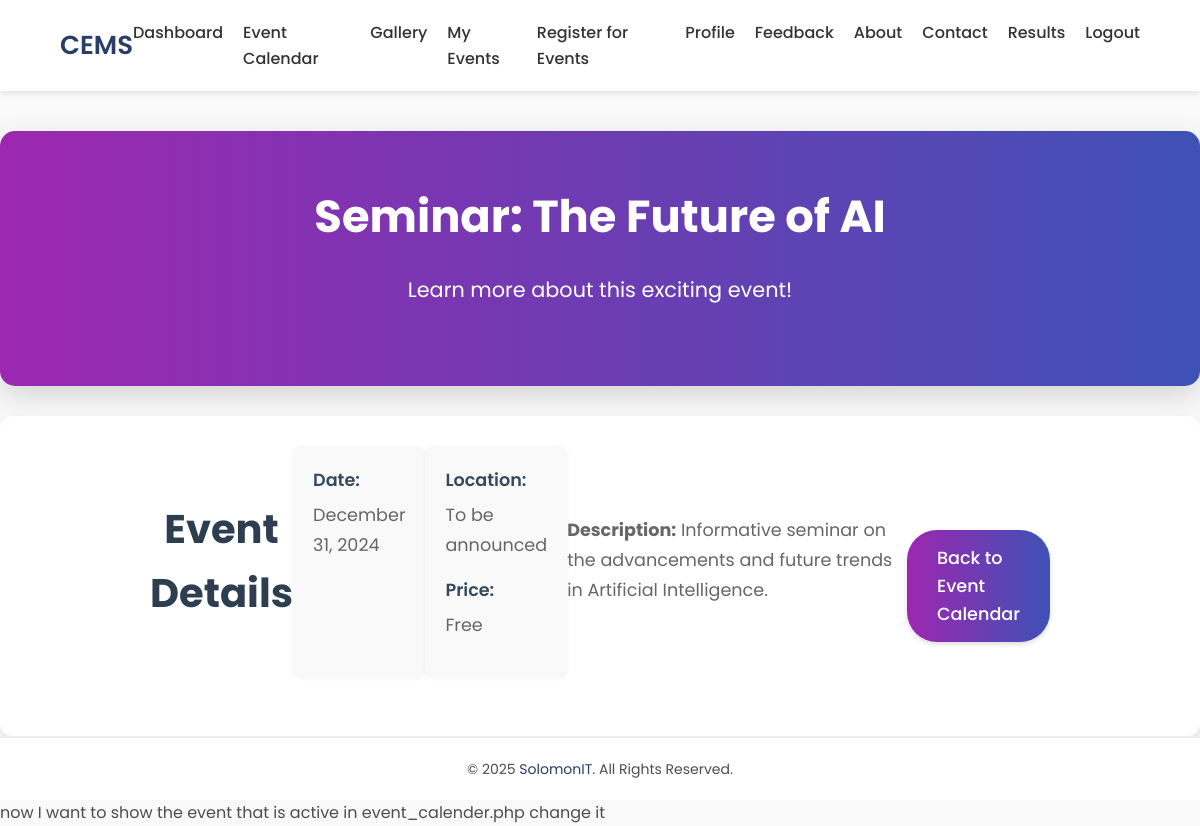
Page /event_details.php?event_id=67 (signed in) on the committed database.
### tables this page shows
CREATE TABLE `event_master` (
  `event_id` int NOT NULL AUTO_INCREMENT,
  `event_name` text,
  `event_date` text,
  `event_location` text,
  `event_time` text,
  `event_description` text NOT NULL,
  `f_prize` varchar(255) NOT NULL,
  `s_prize` varchar(255) NOT NULL,
  `event_price` varchar(255) NOT NULL,
  `max_par` int NOT NULL,
  `is_active` tinyint(1) NOT NULL DEFAULT '1',
  PRIMARY KEY (`event_id`)
);

### event_details.php (the view, shortened to what this page needs)
<?php
include "config.php";
if (isset($_GET['event_id']) && is_numeric($_GET['event_id'])) {
    $event_id = intval($_GET['event_id']);
} else {
    echo "Invalid event ID.";
    exit();
}
$sql = "SELECT * FROM event_master WHERE event_id = ?";
$stmt = mysqli_prepare($conn, $sql);
mysqli_stmt_bind_param($stmt, "i", $event_id);
mysqli_stmt_execute($stmt);
$result = mysqli_stmt_get_result($stmt);
$event = mysqli_fetch_assoc($result);
?>
<!DOCTYPE html>
<html lang="en">
<head>
</head>
<body>
    <?php include "navbar.php"; ?>
    <main>
        <section class="hero">
            <div class="hero-content">
                <h1 class="hero-title"><?php echo htmlspecialchars($event['event_name']); ?></h1>
                <p class="hero-text">Learn more about this exciting event!</p>
            </div>
        </section>
        <section class="event-details">
            <div class="container">
                <h2>Event Details</h2>
                <div class="details-grid">
                    <div>
                        <p><strong>Date:</strong> <?php echo date('F j, Y', strtotime($event['event_date'])); ?></p><br>
                    </div>
                    <div>
                        <p><strong>Location:</strong> <?php echo htmlspecialchars($event['event_location']); ?></p>
                        <p><strong>Price:</strong> <?php echo htmlspecialchars($event['event_price']); ?></p>
                    </div>
                </div>
                <div class="description-section">
                <p><strong>Description:</strong> <?php echo htmlspecialchars($event['event_description']); ?></p>
                </div>
                <div style="margin-top: 20px;">
                    <a href="event_calendar.php" class="back-button">Back to Event Calendar</a>
                </div>
            </div>
        </section>
    </main>
    <footer>
        <p>© 2025 <a href="https://www.solomonit.com" target="_blank">SolomonIT</a>. All Rights Reserved.</p>
    </footer>
</body>
</html>

### event_details.php (style rules this page uses)
* { margin: 0; padding: 0; box-sizing: border-box; font-family: 'Poppins', sans-serif; }
body { background-color: #f9f9f9; color: #4d4d4d; font-size: 16px; line-height: 1.6; min-height: 100vh; display: flex; flex-direction: column; }
.container { width: 90%; max-width: 1200px; margin: 0 auto; display: flex; justify-content: space-between; align-items: center; }
.hero { flex: 1; display: flex; align-items: center; justify-content: center; text-align: center; padding: 50px 20px; background: linear-gradient(to right, #9c27b0, #3f51b5); color: white; border-radius: 15px; margin-top: 40px; box-shadow: 0 10px 30px rgba(0, 0, 0, 0.15); }
.hero-content { max-width: 800px; }
.hero-title { font-size: 2.8rem; font-weight: 700; margin-bottom: 20px; }
.hero-text { font-size: 1.3rem; font-weight: 400; margin-bottom: 30px; }
.event-details { background: #fff; border-radius: 12px; box-shadow: 0 4px 8px rgba(0, 0, 0, 0.1); padding: 30px; margin-top: 30px; font-family: 'Poppins', sans-serif; }
.event-details .container { max-width: 900px; margin: 0 auto; }
.event-details h2 { font-size: 2.5rem; font-weight: 700; color: #2c3e50; margin-bottom: 30px; text-align: center; }
.details-grid { display: flex; justify-content: space-between; margin-bottom: 30px; }
.details-grid > div { flex: 1; padding: 20px; border-radius: 8px; background: #f9f9f9; box-shadow: 0 2px 5px rgba(0, 0, 0, 0.05); }
.details-grid p { font-size: 1.1rem; color: #666; line-height: 1.7; margin-bottom: 15px; }
.details-grid strong { font-weight: 600; color: #34495e; display: block; margin-bottom: 5px; }
.description-section { margin-bottom: 30px; }
.description-section p { font-size: 1.1rem; color: #666; line-height: 1.7; }
.back-button { display: inline-block; padding: 14px 30px; font-size: 1.1rem; font-weight: 500; background: linear-gradient(to right, #9c27b0, #3f51b5); color: #fff; text-decoration: none; border-radius: 30px; transition: background-color 0.3s ease, transform 0.2s ease; box-shadow: 0 2px 5px rgba(0, 0, 0, 0.15); }
footer { background-color: #fff; padding: 20px; text-align: center; font-size: 14px; margin-top: auto; border-top: 2px solid #eee; }
footer p { margin: 0; }
footer a { color: #2a3d66; text-decoration: none; transition: color 0.3s ease; }

### navbar.php (style rules this page uses)
* { margin: 0; padding: 0; box-sizing: border-box; font-family: 'Poppins', sans-serif; }
.container { width: 90%; max-width: 1200px; margin: 0 auto; display: flex; justify-content: space-between; align-items: center; }

### rows in the picture
event_master: event_name "Seminar: The Future of AI", event_date "December 31, 2024", event_location "To be announced", event_price "Free", event_description "Informative seminar on the advancements and future trends in Artificial Intelligence."
